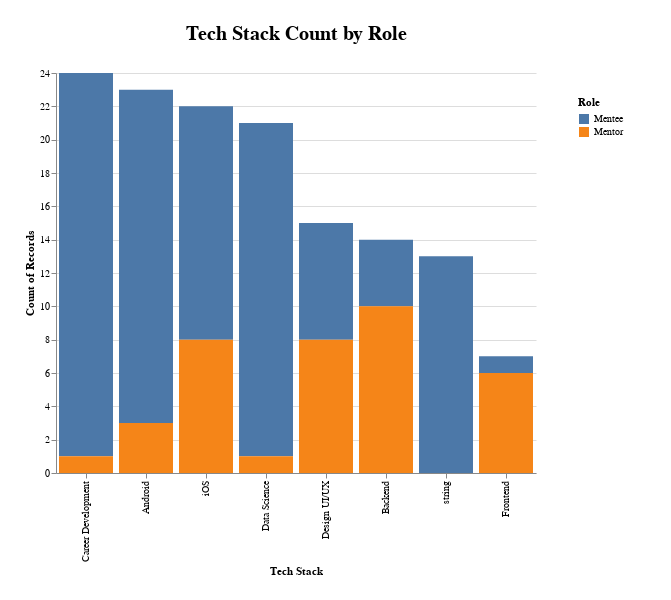

This figure's notebook cell:
### Code cell
chart = stacked_bar_chart(df, "tech_stack", "role")
chart

### Figure 1 — Vega-Lite specification as saved in the notebook (floating-point values rounded to 4 significant figures; data arrays with more than 128 entries replaced by an {"elided": "..."} marker saying what was removed)
{"config": {"view": {"continuousWidth": 400, "continuousHeight": 300, "stroke": "#FFF"}, "legend": {"padding": 24}, "title": {"fontSize": 20, "offset": 24}}, "data": {"name": "data-ac832bdbf98d38c0ff7a097466b742e5"}, "mark": "bar", "encoding": {"color": {"field": "role", "title": "Role", "type": "nominal"}, "tooltip": [{"field": "role", "type": "nominal"}, {"field": "tech_stack", "type": "nominal"}, {"aggregate": "count", "field": "tech_stack", "type": "nominal"}], "x": {"field": "tech_stack", "sort": "-y", "title": "Tech Stack", "type": "nominal"}, "y": {"aggregate": "count", "field": "tech_stack", "type": "nominal"}}, "height": 400, "padding": 24, "title": "Tech Stack Count by Role", "width": 480, "$schema": "https://vega.github.io/schema/vega-lite/v4.17.0.json", "datasets": {"data-ac832bdbf98d38c0ff7a097466b742e5": {"elided": "139 records"}}}
